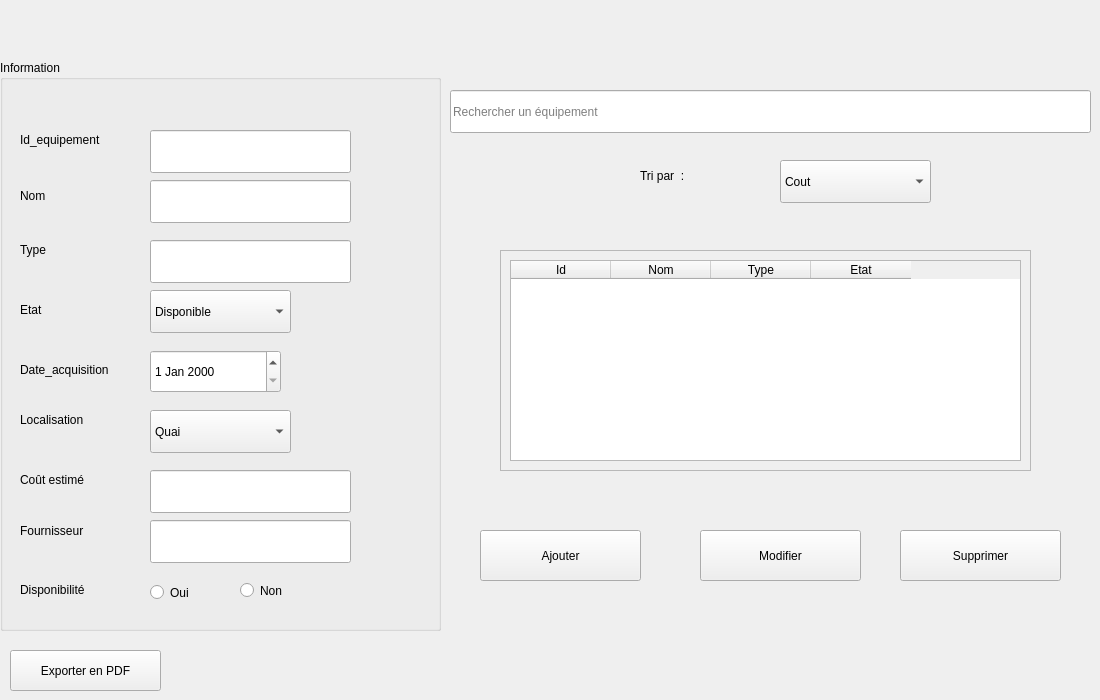
              <widget class="QWidget" name="tab_gestion">
               <attribute name="title">
                <string>Gestion Equipements</string>
               </attribute>
               <widget class="QLineEdit" name="lineEdit_8">
                <property name="geometry">
                 <rect>
                  <x>450</x>
                  <y>90</y>
                  <width>641</width>
                  <height>43</height>
                 </rect>
                </property>
                <property name="placeholderText">
                 <string>Rechercher un équipement  </string>
                </property>
                <property name="clearButtonEnabled">
                 <bool>true</bool>
                </property>
               </widget>
               <widget class="QPushButton" name="pushButton_2">
                <property name="geometry">
                 <rect>
                  <x>480</x>
                  <y>530</y>
                  <width>161</width>
                  <height>51</height>
                 </rect>
                </property>
                <property name="styleSheet">
                 <string notr="true"/>
                </property>
                <property name="text">
                 <string>Ajouter</string>
                </property>
               </widget>
               <widget class="QPushButton" name="pushButton_4">
                <property name="geometry">
                 <rect>
                  <x>700</x>
                  <y>530</y>
                  <width>161</width>
                  <height>51</height>
                 </rect>
                </property>
                <property name="text">
                 <string>Modifier</string>
                </property>
               </widget>
               <widget class="QPushButton" name="pushButton_5">
                <property name="geometry">
                 <rect>
                  <x>900</x>
                  <y>530</y>
                  <width>161</width>
                  <height>51</height>
                 </rect>
                </property>
                <property name="text">
                 <string>Supprimer</string>
                </property>
               </widget>
               <widget class="QPushButton" name="pushButton_7">
                <property name="geometry">
                 <rect>
                  <x>10</x>
                  <y>650</y>
                  <width>151</width>
                  <height>41</height>
                 </rect>
                </property>
                <property name="styleSheet">
                 <string notr="true"/>
                </property>
                <property name="text">
                 <string>Exporter en PDF</string>
                </property>
               </widget>
               <widget class="QGroupBox" name="groupBox">
                <property name="geometry">
                 <rect>
                  <x>0</x>
                  <y>60</y>
                  <width>441</width>
                  <height>571</height>
                 </rect>
                </property>
                <property name="styleSheet">
                 <string notr="true"/>
                </property>
                <property name="title">
                 <string>Information</string>
                </property>
                <widget class="QRadioButton" name="radioButton">
                 <property name="geometry">
                  <rect>
                   <x>150</x>
                   <y>520</y>
                   <width>121</width>
                   <height>25</height>
                  </rect>
                 </property>
                 <property name="text">
                  <string>Oui</string>
                 </property>
                </widget>
                <widget class="QLabel" name="label_4">
                 <property name="geometry">
                  <rect>
                   <x>20</x>
                   <y>240</y>
                   <width>63</width>
                   <height>20</height>
                  </rect>
                 </property>
                 <property name="text">
                  <string>Etat</string>
                 </property>
                </widget>
                <widget class="QLabel" name="label_2">
                 <property name="geometry">
                  <rect>
                   <x>20</x>
                   <y>120</y>
                   <width>63</width>
                   <height>31</height>
                  </rect>
                 </property>
                 <property name="text">
                  <string>Nom</string>
                 </property>
                </widget>
                <widget class="QLineEdit" name="lineEdit">
                 <property name="geometry">
                  <rect>
                   <x>150</x>
                   <y>70</y>
                   <width>201</width>
                   <height>43</height>
                  </rect>
                 </property>
                </widget>
                <widget class="QLineEdit" name="lineEdit_4">
                 <property name="geometry">
                  <rect>
                   <x>150</x>
                   <y>410</y>
                   <width>201</width>
                   <height>43</height>
                  </rect>
                 </property>
                </widget>
                <widget class="QComboBox" name="comboBox_2">
                 <property name="geometry">
                  <rect>
                   <x>150</x>
                   <y>350</y>
                   <width>141</width>
                   <height>43</height>
                  </rect>
                 </property>
                 <item>
                  <property name="text">
                   <string>Quai</string>
                  </property>
                 </item>
                 <item>
                  <property name="text">
                   <string>Bateau</string>
                  </property>
                 </item>
                 <item>
                  <property name="text">
                   <string>entrepôt</string>
                  </property>
                 </item>
                </widget>
                <widget class="QLabel" name="label_8">
                 <property name="geometry">
                  <rect>
                   <x>20</x>
                   <y>460</y>
                   <width>81</width>
                   <height>21</height>
                  </rect>
                 </property>
                 <property name="text">
                  <string>Fournisseur</string>
                 </property>
                </widget>
                <widget class="QLabel" name="label_7">
                 <property name="geometry">
                  <rect>
                   <x>20</x>
                   <y>410</y>
                   <width>91</width>
                   <height>20</height>
                  </rect>
                 </property>
                 <property name="text">
                  <string>Coût estimé</string>
                 </property>
                </widget>
                <widget class="QLabel" name="label_9">
                 <property name="geometry">
                  <rect>
                   <x>20</x>
                   <y>520</y>
                   <width>91</width>
                   <height>20</height>
                  </rect>
                 </property>
                 <property name="text">
                  <string>Disponibilité</string>
                 </property>
                </widget>
                <widget class="QLineEdit" name="lineEdit_2">
                 <property name="geometry">
                  <rect>
                   <x>150</x>
                   <y>120</y>
                   <width>201</width>
                   <height>43</height>
                  </rect>
                 </property>
                </widget>
                <widget class="QComboBox" name="comboBox">
                 <property name="geometry">
                  <rect>
                   <x>150</x>
                   <y>230</y>
                   <width>141</width>
                   <height>43</height>
                  </rect>
                 </property>
                 <item>
                  <property name="text">
                   <string>Disponible</string>
                  </property>
                 </item>
                 <item>
                  <property name="text">
                   <string>En panne</string>
                  </property>
                 </item>
                 <item>
                  <property name="text">
                   <string>Maintenance</string>
                  </property>
                 </item>
                </widget>
                <widget class="QLineEdit" name="lineEdit_3">
                 <property name="geometry">
                  <rect>
                   <x>150</x>
                   <y>180</y>
                   <width>201</width>
                   <height>43</height>
                  </rect>
                 </property>
                </widget>
                <widget class="QLabel" name="label_5">
                 <property name="geometry">
                  <rect>
                   <x>20</x>
                   <y>300</y>
                   <width>121</width>
                   <height>20</height>
                  </rect>
                 </property>
                 <property name="text">
                  <string>Date_acquisition</string>
                 </property>
                </widget>
                <widget class="QLineEdit" name="lineEdit_11">
                 <property name="geometry">
                  <rect>
                   <x>150</x>
                   <y>460</y>
                   <width>201</width>
                   <height>43</height>
                  </rect>
                 </property>
                </widget>
                <widget class="QLabel" name="label_6">
                 <property name="geometry">
                  <rect>
                   <x>20</x>
                   <y>350</y>
                   <width>81</width>
                   <height>20</height>
                  </rect>
                 </property>
                 <property name="text">
                  <string>Localisation</string>
                 </property>
                </widget>
                <widget class="QLabel" name="label">
                 <property name="geometry">
                  <rect>
                   <x>20</x>
                   <y>70</y>
                   <width>111</width>
                   <height>20</height>
                  </rect>
                 </property>
                 <property name="text">
                  <string>Id_equipement</string>
                 </property>
                </widget>
                <widget class="QLabel" name="label_3">
                 <property name="geometry">
                  <rect>
                   <x>20</x>
                   <y>180</y>
                   <width>63</width>
                   <height>20</height>
                  </rect>
                 </property>
                 <property name="text">
                  <string>Type</string>
                 </property>
                </widget>
                <widget class="QRadioButton" name="radioButton_2">
                 <property name="geometry">
                  <rect>
                   <x>240</x>
                   <y>510</y>
                   <width>121</width>
                   <height>41</height>
                  </rect>
                 </property>
                 <property name="text">
                  <string>Non</string>
                 </property>
                </widget>
                <widget class="QDateEdit" name="dateEdit">
                 <property name="geometry">
                  <rect>
                   <x>150</x>
                   <y>290</y>
                   <width>131</width>
                   <height>43</height>
                  </rect>
                 </property>
                </widget>
               </widget>
               <widget class="QFrame" name="chartContainer_2">
                <property name="geometry">
                 <rect>
                  <x>500</x>
                  <y>250</y>
                  <width>531</width>
                  <height>221</height>
                 </rect>
                </property>
                <property name="frameShape">
                 <enum>QFrame::Shape::StyledPanel</enum>
                </property>
                <property name="frameShadow">
                 <enum>QFrame::Shadow::Raised</enum>
                </property>
                <widget class="QTableWidget" name="tableWidget_3">
                 <property name="geometry">
                  <rect>
                   <x>10</x>
                   <y>10</y>
                   <width>511</width>
                   <height>201</height>
                  </rect>
                 </property>
                 <property name="styleSheet">
                  <string notr="true"/>
                 </property>
                 <property name="sortingEnabled">
                  <bool>true</bool>
                 </property>
                 <column>
                  <property name="text">
                   <string>Id</string>
                  </property>
                 </column>
                 <column>
                  <property name="text">
                   <string>Nom</string>
                  </property>
                 </column>
                 <column>
                  <property name="text">
                   <string>Type</string>
                  </property>
                 </column>
                 <column>
                  <property name="text">
                   <string>Etat</string>
                  </property>
                 </column>
                </widget>
               </widget>
               <widget class="QLabel" name="label_10">
                <property name="geometry">
                 <rect>
                  <x>640</x>
                  <y>150</y>
                  <width>141</width>
                  <height>51</height>
                 </rect>
                </property>
                <property name="text">
                 <string>Tri par  :</string>
                </property>
               </widget>
               <widget class="QComboBox" name="comboBox_3">
                <property name="geometry">
                 <rect>
                  <x>780</x>
                  <y>160</y>
                  <width>151</width>
                  <height>43</height>
                 </rect>
                </property>
                <item>
                 <property name="text">
                  <string>Cout</string>
                 </property>
                </item>
                <item>
                 <property name="text">
                  <string>Nom</string>
                 </property>
                </item>
                <item>
                 <property name="text">
                  <string>Disp</string>
                 </property>
                </item>
                <item>
                 <property name="text">
                  <string>Id</string>
                 </property>
                </item>
               </widget>
              </widget>
